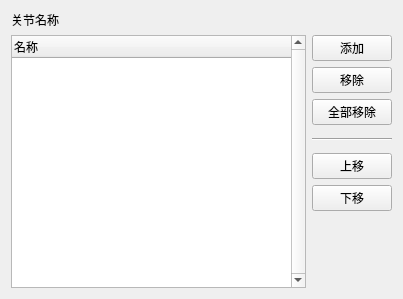
<?xml version="1.0" encoding="UTF-8"?>
<ui version="4.0">
 <class>Form</class>
 <widget class="QWidget" name="Form">
  <property name="geometry">
   <rect>
    <x>0</x>
    <y>0</y>
    <width>403</width>
    <height>299</height>
   </rect>
  </property>
  <property name="windowTitle">
   <string>表单</string>
  </property>
  <layout class="QVBoxLayout" name="verticalLayout">
   <item>
    <widget class="QLabel" name="label">
     <property name="text">
      <string>关节名称</string>
     </property>
    </widget>
   </item>
   <item>
    <layout class="QHBoxLayout" name="horizontalLayout" stretch="0,0">
     <item>
      <widget class="QTableWidget" name="jointNamesList">
       <property name="verticalScrollBarPolicy">
        <enum>Qt::ScrollBarAlwaysOn</enum>
       </property>
       <property name="dragDropMode">
        <enum>QAbstractItemView::NoDragDrop</enum>
       </property>
       <property name="alternatingRowColors">
        <bool>true</bool>
       </property>
       <property name="horizontalScrollMode">
        <enum>QAbstractItemView::ScrollPerPixel</enum>
       </property>
       <attribute name="horizontalHeaderCascadingSectionResizes">
        <bool>true</bool>
       </attribute>
       <attribute name="horizontalHeaderDefaultSectionSize">
        <number>100</number>
       </attribute>
       <attribute name="horizontalHeaderStretchLastSection">
        <bool>true</bool>
       </attribute>
       <column>
        <property name="text">
         <string>名称</string>
        </property>
        <property name="textAlignment">
         <set>AlignLeading|AlignVCenter</set>
        </property>
       </column>
      </widget>
     </item>
     <item>
      <layout class="QVBoxLayout" name="verticalLayout_2">
       <item>
        <widget class="QPushButton" name="add_pushButton">
         <property name="text">
          <string>添加</string>
         </property>
        </widget>
       </item>
       <item>
        <widget class="QPushButton" name="remove_pushButton">
         <property name="text">
          <string>移除</string>
         </property>
        </widget>
       </item>
       <item>
        <widget class="QPushButton" name="removeAll_pushButton">
         <property name="text">
          <string>全部移除</string>
         </property>
        </widget>
       </item>
       <item>
        <widget class="Line" name="line">
         <property name="minimumSize">
          <size>
           <width>0</width>
           <height>16</height>
          </size>
         </property>
         <property name="baseSize">
          <size>
           <width>0</width>
           <height>0</height>
          </size>
         </property>
         <property name="orientation">
          <enum>Qt::Horizontal</enum>
         </property>
        </widget>
       </item>
       <item>
        <widget class="QPushButton" name="moveUp_pushButton">
         <property name="text">
          <string>上移</string>
         </property>
        </widget>
       </item>
       <item>
        <widget class="QPushButton" name="moveDown_pushButton">
         <property name="text">
          <string>下移</string>
         </property>
        </widget>
       </item>
       <item>
        <spacer name="verticalSpacer">
         <property name="orientation">
          <enum>Qt::Vertical</enum>
         </property>
         <property name="sizeHint" stdset="0">
          <size>
           <width>20</width>
           <height>40</height>
          </size>
         </property>
        </spacer>
       </item>
      </layout>
     </item>
    </layout>
   </item>
  </layout>
 </widget>
 <resources/>
 <connections/>
</ui>
